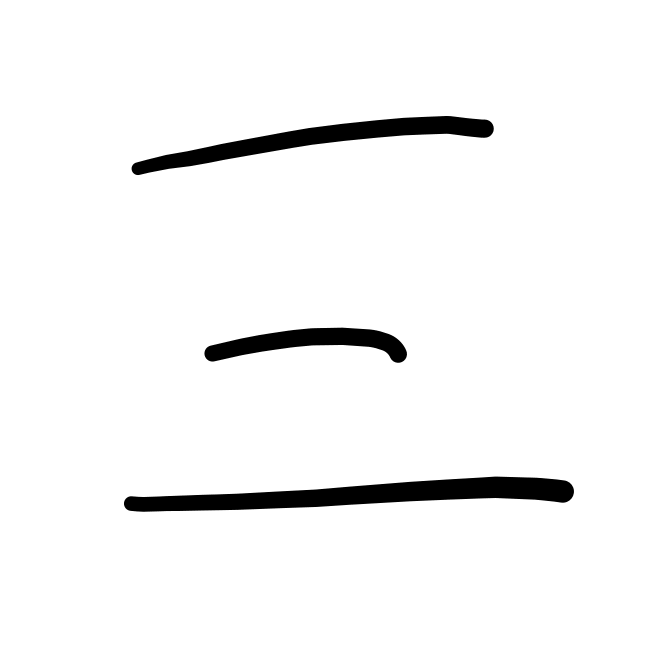
#> input picture Deep Learning/Computer Vision/New_Data/1.san-1.png, 1325 x 1325 px (shown at 1/2 size); its folder holds only this picture in this run
$ jupyter execute --allow-errors Computer_vision.ipynb
#> lines starting #> are read from the running program, lines starting #| are printed output that depends on the picture
# Image Classification using Gradient Boosting

#### 3.1 Resize, and convert all the images to array within the training folder

[cell 1]
import os
from PIL import Image
import numpy as np
import warnings
from joblib import dump, load
warnings.filterwarnings("ignore")

def get_image_paths(folder_path):
    image_extensions = [".jpg", ".jpeg", ".png"]
    image_paths = []
    for filename in os.listdir(folder_path):
        if any(ext in filename.lower() for ext in image_extensions):
            image_paths.append(os.path.join(folder_path, filename))
    return image_paths

data_folder = "Training_Data"
subfolders = ["1-San", "2-Ge", "2-Ge_fanti", "3-Chou", "4-Pi", "5-Jiang"]
image_rgb = []

# Initialize X_train and y_train
X_train = []
y_train = []

#> (the rest of this cell did not finish here and is left out)

[cell 2]
# Test data
import matplotlib.pyplot as plt
#> (the rest of this cell did not finish here and is left out)

#### 3.2 Prepare the test data for making predictions

In this section, the same concept of converting all the "unseen" data to an array of 514 x 400 pixels. The images have been arranged in such a way:

(5 x 'unseen' images per word)
1. 1-San
2. 2-Ge
3. 2-Ge_fanti
4. 3-Chou
5. 4-Pi
6. 5-Jiang

This is for the ease of gauging the model's performance as at a glance, as a dataframe will be used to store the results in the later part.

[cell 3]
# Convert the test images into an array

# Directory path containing the images
directory = "./New_Data"

# List to store the image arrays
image_arrays = []
image_arrays_rgb = []

# Iterate over the files in the directory
for filename in os.listdir(directory):
    if filename.endswith(".png"):
        # Construct the image path
        image_path = os.path.join(directory, filename)

        # Open, convert, and resize the image
        image = Image.open(image_path).convert("P").resize((400, 514))
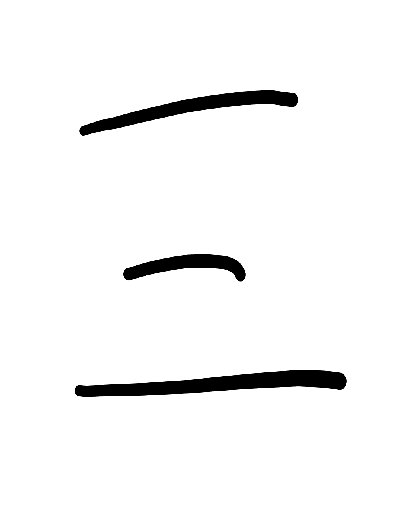
#> image: PIL image 400x514 P; mean R, G, B, A 244.7, 244.7, 244.7, 255

        # Convert the image to an array
        image_array = np.array(image)
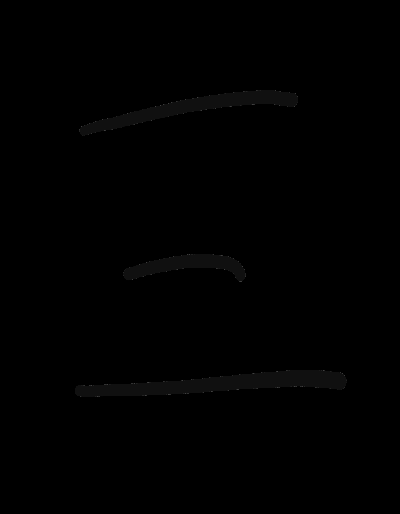
#> image_array: shape (514, 400); min 0, max 64, mean 0.7

        # Append the image array to the list
        image_arrays.append(image_array)
        image_arrays_rgb.append(image.convert("RGB"))

# Convert the list to a NumPy array
image_arrays = np.array(image_arrays)

# Print the shape of the image array
print("Shape of image array:", image_arrays.shape)
#| Shape of image array: (1, 514, 400)

[cell 4]
# Plot the images

# Calculate the number of rows based on the number of images
def create_chart(image_arrays_rgb, predicted_labels=None):
    num_images = len(image_arrays_rgb)
#> num_images = 1
    num_rows = (num_images + 3) // 5  # Round up to the nearest integer
#> num_rows = 0

    # Create the subplot grid
    fig, axes = plt.subplots(nrows=num_rows, ncols=5, figsize=(8, 2*num_rows))

    # Iterate over the images
    for i, image in enumerate(image_arrays_rgb):
        row_idx = i // 5
        col_idx = i % 5
        ax = axes[row_idx, col_idx]
        ax.imshow(image, cmap="gray_r")
        ax.axis('off')

        # Add the predicted label as text
        if predicted_labels is not None:
            predicted_label = predicted_labels[i]
            ax.text(0.5, -0.15, f"Predicted: {predicted_label}", transform=ax.transAxes, ha='center')

    # Remove empty subplots
    if num_images % 5 != 0:
        for i in range(num_images, num_rows*5):
            row_idx = i // 5
            col_idx = i % 5
            fig.delaxes(axes[row_idx, col_idx])

    plt.tight_layout()
    plt.show()

#> (the rest of this cell did not finish here and is left out)

$ run again, on Deep Learning/Computer Vision/New_Data/1.san-5.png
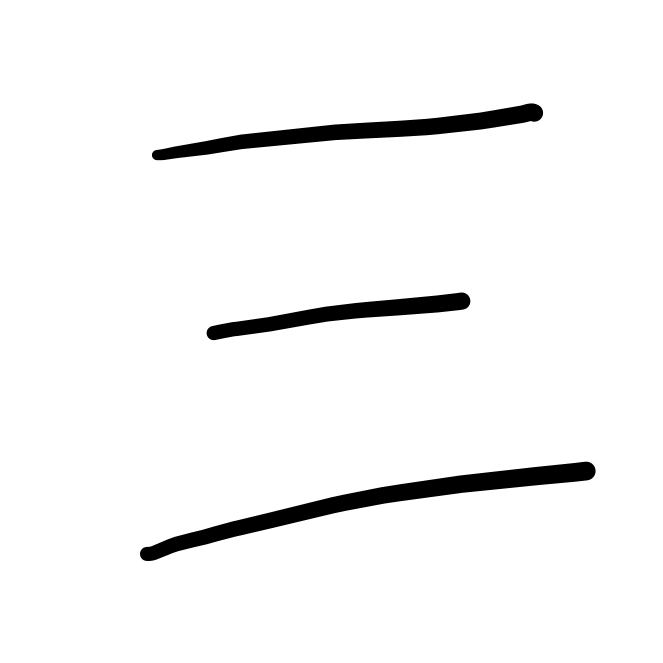
#> input picture Deep Learning/Computer Vision/New_Data/1.san-5.png, 1325 x 1325 px (shown at 1/2 size)
#> `image = Image.open(image_path).convert("P").resize((400, 514))`:
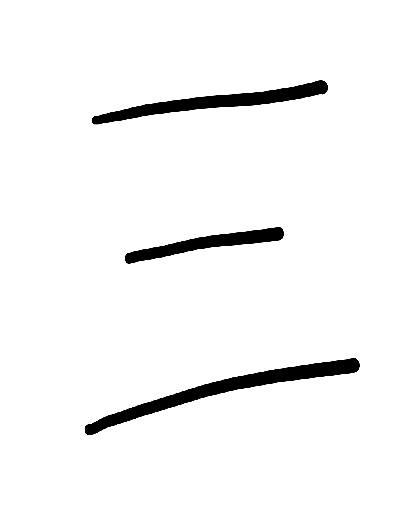
#> image: PIL image 400x514 P; mean R, G, B, A 244.7, 244.7, 244.7, 255
#| Shape of image array: (1, 514, 400)
#> num_images = 1
#> num_rows = 0

$ run again, on Deep Learning/Computer Vision/New_Data/2.ge-1.png
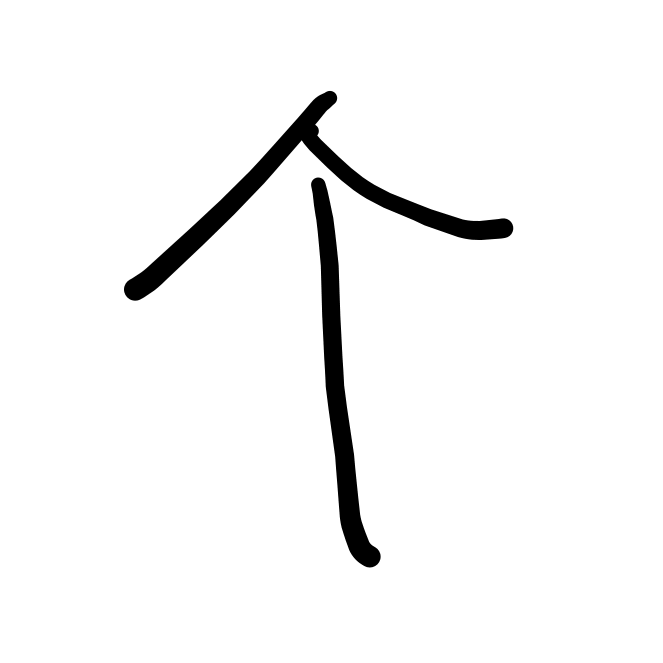
#> input picture Deep Learning/Computer Vision/New_Data/2.ge-1.png, 1325 x 1325 px (shown at 1/2 size)
#> `image = Image.open(image_path).convert("P").resize((400, 514))`:
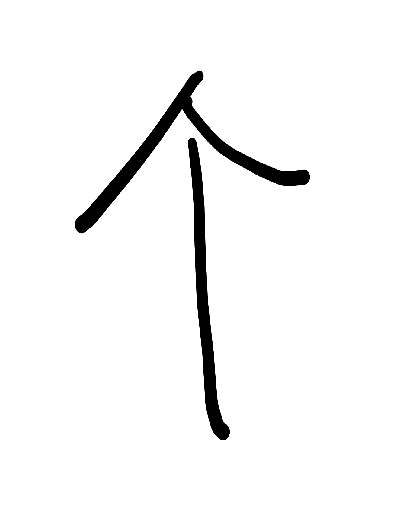
#> image: PIL image 400x514 P; mean R, G, B, A 245.2, 245.2, 245.2, 255
#| Shape of image array: (1, 514, 400)
#> num_images = 1
#> num_rows = 0

$ run again, on Deep Learning/Computer Vision/New_Data/2.ge-2.png
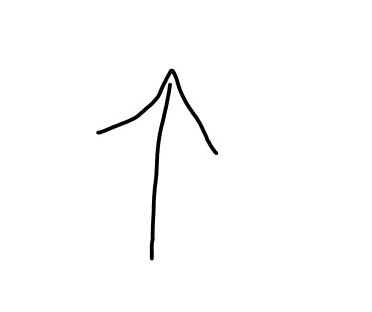
#> input picture Deep Learning/Computer Vision/New_Data/2.ge-2.png, 372 x 312 px
#> `image = Image.open(image_path).convert("P").resize((400, 514))`:
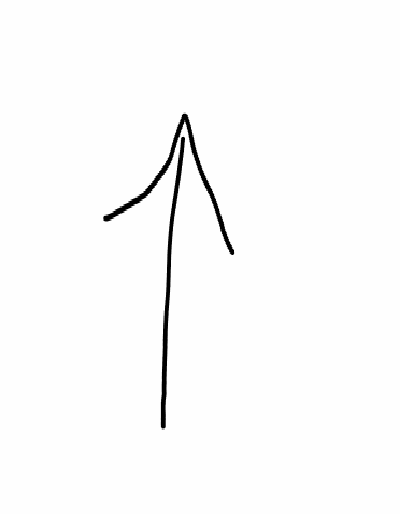
#> image: PIL image 400x514 P; min 1, max 254, mean 250.8
#> `image_array = np.array(image)`:
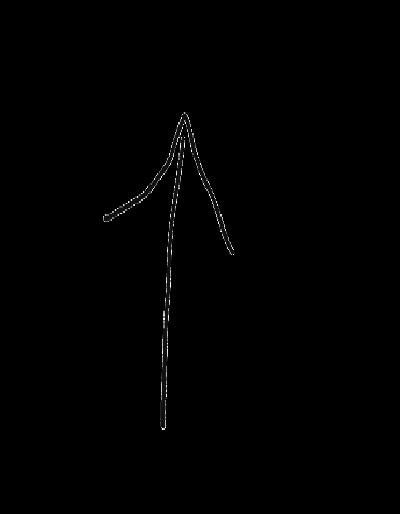
#> image_array: shape (514, 400); min 0, max 15, mean 0.0557; drawn with min black and max white
#| Shape of image array: (1, 514, 400)
#> num_images = 1
#> num_rows = 0

$ run again, on Deep Learning/Computer Vision/New_Data/1.san-2.png
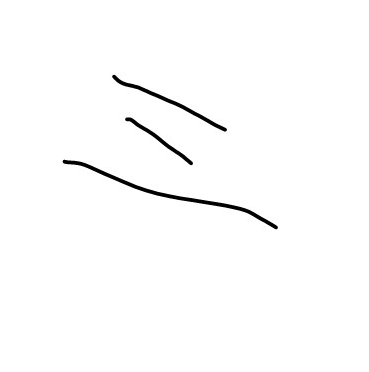
#> input picture Deep Learning/Computer Vision/New_Data/1.san-2.png, 369 x 372 px
#> `image = Image.open(image_path).convert("P").resize((400, 514))`:
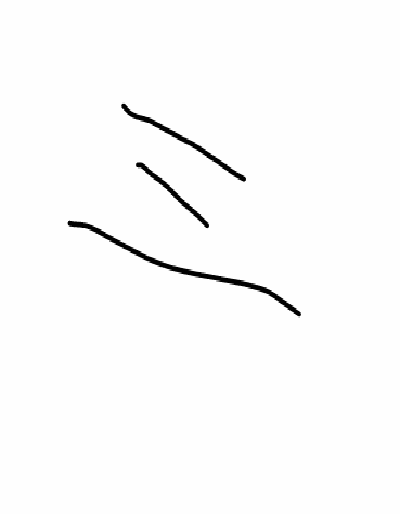
#> image: PIL image 400x514 P; min 2, max 254, mean 251
#> `image_array = np.array(image)`:
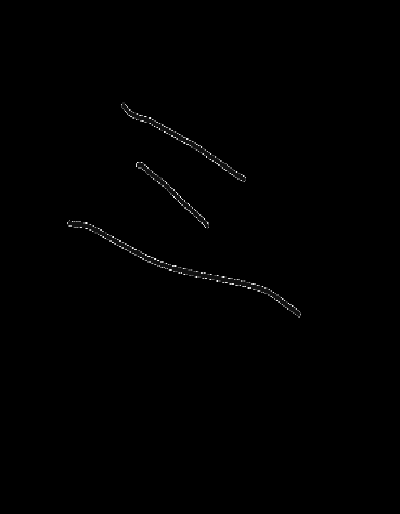
#> image_array: shape (514, 400); min 0, max 15, mean 0.0525; drawn with min black and max white
#| Shape of image array: (1, 514, 400)
#> num_images = 1
#> num_rows = 0
